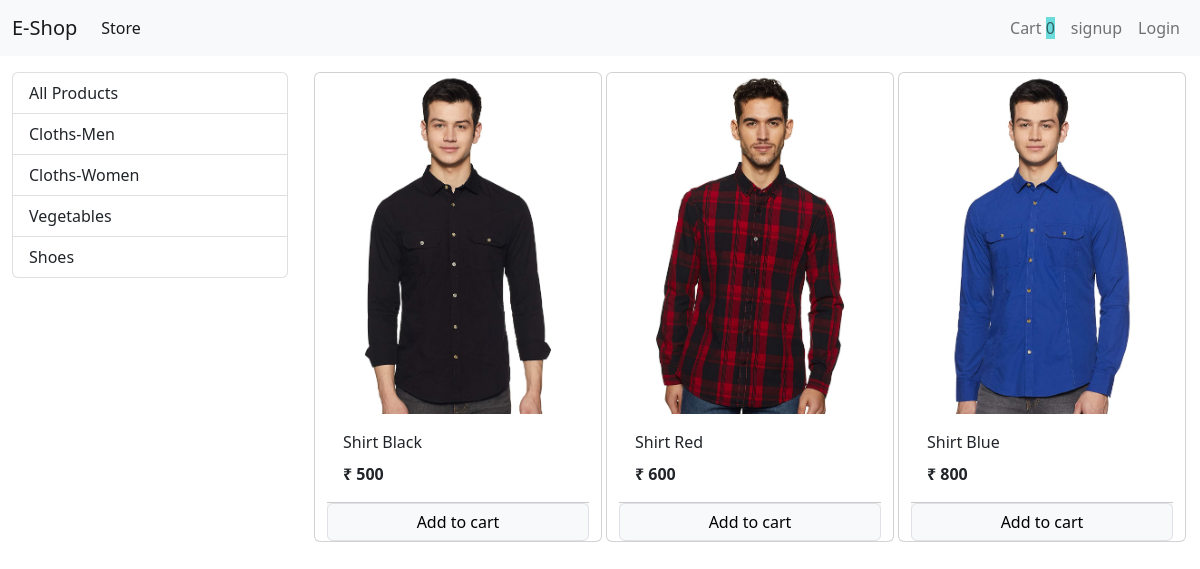
/?category=1, run on the app's committed database.
### Store/models/category.py (models this page shows, shortened)
class Category(models.Model):
 name=models.CharField(max_length=20)
 @staticmethod
 def get_all_categories():
    return Category.objects.all()

### Store/models/product.py (models this page shows, shortened)
class Product(models.Model):
    name=models.CharField(max_length=50)
    price=models.IntegerField(default=0)
    category=models.ForeignKey(Category, on_delete=models.CASCADE, default=1)
    description=models.CharField(max_length=200 , default='', null=True, blank=True)
    image=models.ImageField(upload_to='uploads/products/')
    @staticmethod
    def get_all_products_by_categoryid(category_id):
       if category_id:
         return Product.objects.filter(category=category_id)
       else:
         return Product.get_all_products()

### Store/views/home.py (the view, shortened to what this page needs)
# urls.py: path('', Index.as_view(), name="Homepage"),
class Index(View):
    def get(self, request):
      cart=request.session.get("cart")
      if not cart:
        request.session["cart"]={}
      products=None
      categories=Category.get_all_categories()
      categoryID=request.GET.get('category')
      if categoryID:
        products=Product.get_all_products_by_categoryid(categoryID)
      else:
        products=Product.get_all_products()
      data={}
      data['products']=products
      data['categories']=categories
      print("you are: ", request.session.get("email"))
      return render(request, "index.html", data)

### Store/templatetags/cart.py (called while the page is built)
@register.filter(name="is_in_cart")
def is_in_cart(product, cart):
    keys=cart.keys()
    for id in keys:
        if int(id)==product.id:
         return True
    return False

### Store/templatetags/custom_filter.py (called while the page is built)
@register.filter(name="currency")
def currency(number):
   return "₹ "+str(number)

### Store/templates/index.html (shortened to what this page needs)
 {% extends 'base.html' %}
 {% block content %}
 {% load cart %}
 {% load custom_filter %}
  <div class="container-fluid mt-3">
    <div class="row">
      <div class="col-lg-3 mx-auto">
        <div class="list-group">
          <a href="/" class="list-group-item list-group-item-action">
            All Products</a>
          {% for category in categories %}
          <a href="/?category={{category.id}}" class="list-group-item list-group-item-action">
             {{category.name}}</a>
          {% endfor %}
      </div>
      </div>
  <div id="products" class="col-lg-9 mx-auto">
   <div class="row mx-auto">
    {% for product in products %}
   <div class="card mx-auto mb-3" id={{product.id}} style="width: 18rem;">
        <img src="{{product.image.url}}" class="card-img-top" alt="Card image cap">
        <div class="card-body">
          <p class="card-title">{{product.name}}</p>
          <p class="card-text"><b>{{product.price|currency}}</b></p>
        </div>
        <div class="card-footer p-0 no-gutters">
          {% if product|is_in_cart:request.session.cart %}
          <div class="row no-gutters">
            <form action="/#{{product.id}}" class="col-2" method="post">
              {% csrf_token %}
              <input hidden type="text" name="product" value="{{product.id}}">
              <input hidden type="text" name="remove" value="True">
              <input type="submit" value=" - " class=" btn btn-block btn-secondary">
            </form>
            <div class="text-center col ">{{product|cart_quantity:request.session.cart}}  in Cart</div>
          <form action="/#{{product.id}}" class="col-2" method="post">
            {% csrf_token %}
            <input hidden type="text" name="product" value="{{product.id}}">
            <input type="submit" value=" + " class=" btn btn-block btn-secondary">
          </form>
          </div>
          {% else %}
          <form action="/#{{product.id}}" method="POST" class="btn-block">
            <input type="submit" class=" float-rigth btn btn-light border form-control"
             value="Add to cart">
          </form>
          {% endif %}
        </div>
    </div>
    {% endfor %}
    </div>
  </div>
  </div>
</div>
{% endblock %}

### data on the page
Category: name "Cloths-Men"
Category: name "Cloths-Women"
Category: name "Vegetables"
Category: name "Shoes"
Product: {{ product.id }} 1 (drawn), image (picture), name "Shirt Black", price "₹ 500"
Product: image (picture), name "Shirt Red", price "₹ 600"
Product: image (picture), name "Shirt Blue", price "₹ 800"

### other printed values
{{ request.session.cart.keys|length }} "0"
